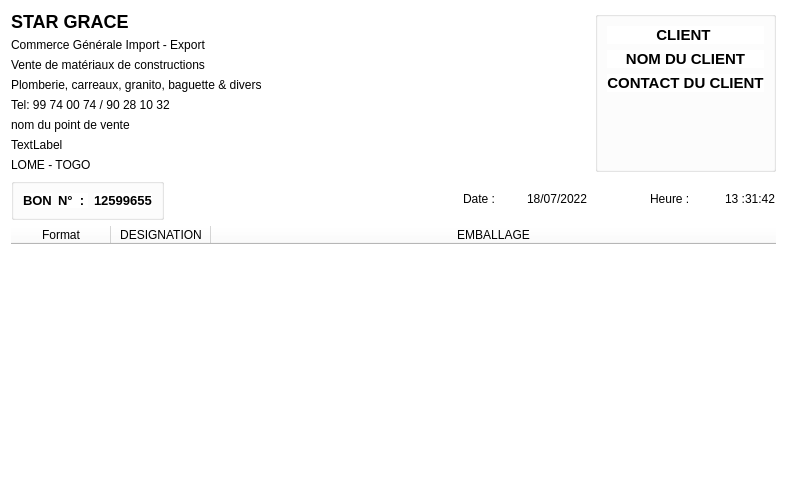
<?xml version="1.0" encoding="UTF-8"?>
<ui version="4.0">
 <class>Bon</class>
 <widget class="QDialog" name="Bon">
  <property name="geometry">
   <rect>
    <x>0</x>
    <y>0</y>
    <width>787</width>
    <height>494</height>
   </rect>
  </property>
  <property name="windowTitle">
   <string>Dialog</string>
  </property>
  <property name="styleSheet">
   <string notr="true">background-color:white;</string>
  </property>
  <layout class="QVBoxLayout" name="verticalLayout_3">
   <item>
    <layout class="QHBoxLayout" name="horizontalLayout">
     <item>
      <layout class="QVBoxLayout" name="verticalLayout">
       <item>
        <widget class="QLabel" name="label_header1">
         <property name="minimumSize">
          <size>
           <width>0</width>
           <height>0</height>
          </size>
         </property>
         <property name="maximumSize">
          <size>
           <width>16777215</width>
           <height>16777215</height>
          </size>
         </property>
         <property name="styleSheet">
          <string notr="true">font-size:18px;
font-weight:bold;</string>
         </property>
         <property name="text">
          <string>STAR GRACE</string>
         </property>
        </widget>
       </item>
       <item>
        <widget class="QLabel" name="label_header_2">
         <property name="text">
          <string>Commerce Générale Import - Export</string>
         </property>
        </widget>
       </item>
       <item>
        <widget class="QLabel" name="label_header_3">
         <property name="text">
          <string>Vente de matériaux de constructions</string>
         </property>
        </widget>
       </item>
       <item>
        <widget class="QLabel" name="label_header_4">
         <property name="text">
          <string>Plomberie, carreaux, granito, baguette &amp; divers</string>
         </property>
        </widget>
       </item>
       <item>
        <widget class="QLabel" name="label_header_5">
         <property name="text">
          <string>Tel: 99 74 00 74 / 90 28 10 32</string>
         </property>
        </widget>
       </item>
       <item>
        <widget class="QLabel" name="label_header_8">
         <property name="text">
          <string>nom du point de vente</string>
         </property>
        </widget>
       </item>
       <item>
        <widget class="QLabel" name="label_pv">
         <property name="text">
          <string>TextLabel</string>
         </property>
        </widget>
       </item>
       <item>
        <widget class="QLabel" name="label_header_6">
         <property name="text">
          <string>LOME - TOGO</string>
         </property>
        </widget>
       </item>
      </layout>
     </item>
     <item>
      <spacer name="horizontalSpacer_3">
       <property name="orientation">
        <enum>Qt::Horizontal</enum>
       </property>
       <property name="sizeHint" stdset="0">
        <size>
         <width>40</width>
         <height>20</height>
        </size>
       </property>
      </spacer>
     </item>
     <item>
      <widget class="QGroupBox" name="groupBox">
       <property name="title">
        <string/>
       </property>
       <layout class="QVBoxLayout" name="verticalLayout_2">
        <item>
         <widget class="QLabel" name="label_header_7">
          <property name="styleSheet">
           <string notr="true">font-size:15px;
font-weight:bold;</string>
          </property>
          <property name="text">
           <string>CLIENT </string>
          </property>
          <property name="alignment">
           <set>Qt::AlignCenter</set>
          </property>
         </widget>
        </item>
        <item>
         <widget class="QLabel" name="label_nom_client">
          <property name="styleSheet">
           <string notr="true">font-size:15px;
font-weight:bold;</string>
          </property>
          <property name="text">
           <string>NOM DU CLIENT</string>
          </property>
          <property name="alignment">
           <set>Qt::AlignCenter</set>
          </property>
         </widget>
        </item>
        <item>
         <widget class="QLabel" name="label_contact_client">
          <property name="styleSheet">
           <string notr="true">font-size:15px;
font-weight:bold;</string>
          </property>
          <property name="text">
           <string>CONTACT DU CLIENT</string>
          </property>
          <property name="alignment">
           <set>Qt::AlignCenter</set>
          </property>
         </widget>
        </item>
        <item>
         <spacer name="verticalSpacer_3">
          <property name="orientation">
           <enum>Qt::Vertical</enum>
          </property>
          <property name="sizeHint" stdset="0">
           <size>
            <width>20</width>
            <height>40</height>
           </size>
          </property>
         </spacer>
        </item>
       </layout>
      </widget>
     </item>
    </layout>
   </item>
   <item>
    <layout class="QHBoxLayout" name="horizontalLayout_3">
     <item>
      <widget class="QGroupBox" name="groupBox_3">
       <property name="title">
        <string/>
       </property>
       <layout class="QHBoxLayout" name="horizontalLayout_2">
        <item>
         <widget class="QLabel" name="label_10">
          <property name="styleSheet">
           <string notr="true">font-size:13px;
font-weight:bold;</string>
          </property>
          <property name="text">
           <string>BON</string>
          </property>
         </widget>
        </item>
        <item>
         <widget class="QLabel" name="label_11">
          <property name="styleSheet">
           <string notr="true">font-size:13px;
font-weight:bold;</string>
          </property>
          <property name="text">
           <string>N°  : </string>
          </property>
         </widget>
        </item>
        <item>
         <widget class="QLabel" name="label_token">
          <property name="styleSheet">
           <string notr="true">font-size:13px;
font-weight:bold;</string>
          </property>
          <property name="text">
           <string>12599655</string>
          </property>
         </widget>
        </item>
       </layout>
      </widget>
     </item>
     <item>
      <spacer name="horizontalSpacer_2">
       <property name="orientation">
        <enum>Qt::Horizontal</enum>
       </property>
       <property name="sizeHint" stdset="0">
        <size>
         <width>40</width>
         <height>20</height>
        </size>
       </property>
      </spacer>
     </item>
     <item>
      <widget class="QLabel" name="label_13">
       <property name="text">
        <string>Date :</string>
       </property>
      </widget>
     </item>
     <item>
      <widget class="QLabel" name="label_19">
       <property name="minimumSize">
        <size>
         <width>20</width>
         <height>0</height>
        </size>
       </property>
       <property name="text">
        <string/>
       </property>
      </widget>
     </item>
     <item>
      <widget class="QLabel" name="date">
       <property name="text">
        <string>18/07/2022</string>
       </property>
      </widget>
     </item>
     <item>
      <widget class="QLabel" name="label_20">
       <property name="minimumSize">
        <size>
         <width>50</width>
         <height>0</height>
        </size>
       </property>
       <property name="text">
        <string/>
       </property>
      </widget>
     </item>
     <item>
      <widget class="QLabel" name="label_15">
       <property name="text">
        <string>Heure : </string>
       </property>
      </widget>
     </item>
     <item>
      <widget class="QLabel" name="label_21">
       <property name="minimumSize">
        <size>
         <width>20</width>
         <height>0</height>
        </size>
       </property>
       <property name="text">
        <string/>
       </property>
      </widget>
     </item>
     <item>
      <widget class="QLabel" name="heure">
       <property name="text">
        <string>13 :31:42</string>
       </property>
      </widget>
     </item>
    </layout>
   </item>
   <item>
    <widget class="QTableWidget" name="tableWidget">
     <property name="minimumSize">
      <size>
       <width>0</width>
       <height>150</height>
      </size>
     </property>
     <property name="maximumSize">
      <size>
       <width>16777215</width>
       <height>16777215</height>
      </size>
     </property>
     <property name="frameShape">
      <enum>QFrame::NoFrame</enum>
     </property>
     <property name="lineWidth">
      <number>0</number>
     </property>
     <property name="alternatingRowColors">
      <bool>true</bool>
     </property>
     <property name="gridStyle">
      <enum>Qt::DashDotDotLine</enum>
     </property>
     <attribute name="horizontalHeaderStretchLastSection">
      <bool>true</bool>
     </attribute>
     <attribute name="verticalHeaderVisible">
      <bool>false</bool>
     </attribute>
     <column>
      <property name="text">
       <string>Format</string>
      </property>
     </column>
     <column>
      <property name="text">
       <string>DESIGNATION</string>
      </property>
     </column>
     <column>
      <property name="text">
       <string>EMBALLAGE</string>
      </property>
     </column>
    </widget>
   </item>
   <item>
    <spacer name="verticalSpacer">
     <property name="orientation">
      <enum>Qt::Vertical</enum>
     </property>
     <property name="sizeHint" stdset="0">
      <size>
       <width>20</width>
       <height>40</height>
      </size>
     </property>
    </spacer>
   </item>
   <item>
    <layout class="QHBoxLayout" name="horizontalLayout_4">
     <item>
      <widget class="QLabel" name="banner">
       <property name="text">
        <string/>
       </property>
      </widget>
     </item>
     <item>
      <spacer name="horizontalSpacer_4">
       <property name="orientation">
        <enum>Qt::Horizontal</enum>
       </property>
       <property name="sizeHint" stdset="0">
        <size>
         <width>40</width>
         <height>20</height>
        </size>
       </property>
      </spacer>
     </item>
    </layout>
   </item>
  </layout>
 </widget>
 <resources/>
 <connections/>
</ui>
